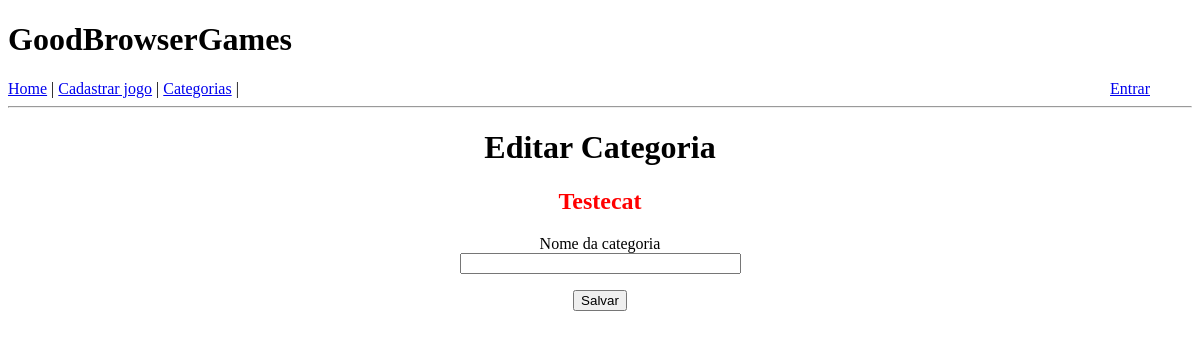
The app's page /editar-categoria/1, older data.
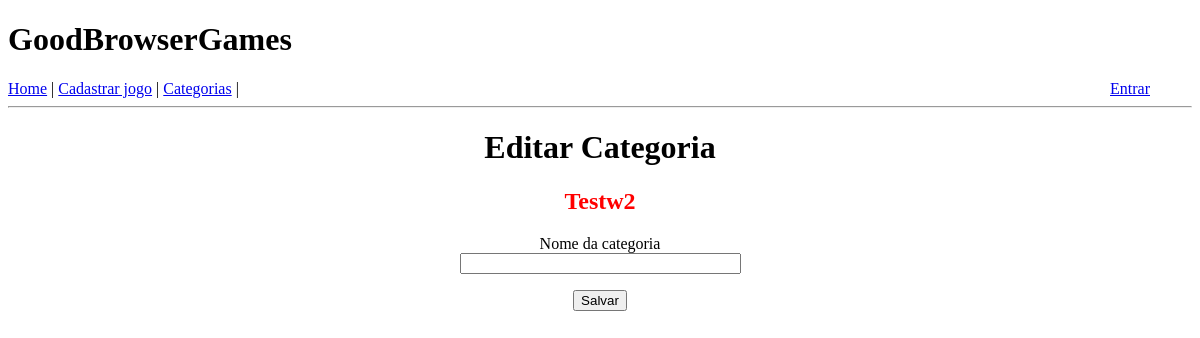
The same page, newer data.
### app/models.py (models this page shows)
class Categoria(db.Model):
    id = db.Column(db.Integer, primary_key=True)
    nome = db.Column(db.String(64), index=True, unique=True)

### app/routes.py (the view, shortened to what this page needs)
@app.route("/editar-categoria/<id>", methods=["GET", "POST"])
def editar_categoria(id):
    categoria = Categoria.query.filter_by(id=id).first_or_404()
    nome_antigo = categoria.nome
    form = CriarCategoria()
    return render_template("edicao_categoria.html", form=form, nome_antigo=nome_antigo)

### app/forms.py (shortened to what this page needs)
class CriarCategoria(FlaskForm):
    nome = StringField("Nome da categoria", validators=[DataRequired()])
    submit = SubmitField("Salvar")

### app/templates/edicao_categoria.html (shortened to what this page needs)
{% extends "base.html" %}
{% block content %}
    <div id="container">
        <h1>Editar Categoria</h1>
        <h2 style="color: red;">{{ nome_antigo.capitalize() }}</h2>
        <form action="" method="post">
            <p>
                {{ form.nome.label }}<br>
                {{ form.nome(size=32) }}<br>
            </p>
            <p>{{ form.submit() }}</p>
        </form>
    </div>
{% endblock %}

Row changes from the older to the newer data that the page shows:
changed Categoria: capitalize "Testecat" → "Testw2"
